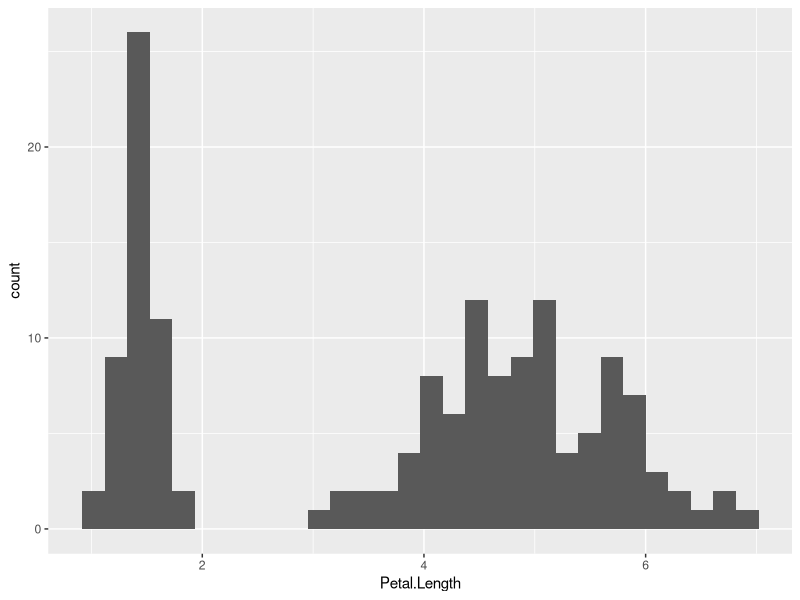

Source code (R): (Note: this script raises an error after producing the figure.)
## ---- chunk 1
knitr::opts_chunk$set(echo = TRUE)
library(tidyverse)

gild <- function(code){
 
  sliderInput("bins", "Number of bins:", 30, min = 1, max = 50)
  
  renderPlot({
    x    = faithful[, 2]  # Old Faithful Geyser data
    bins = seq(min(x), max(x), length.out = input$bins + 1)
    
    # draw the histogram with the specified number of bins
    hist(x, breaks = bins, col = 'darkgray', border = 'white')
  }) 
  
  
}
## ---- chunk 2
# gild({
#   
#   ggplot(iris, 
#          aes(x = @whatever)
#   ) + geom_histogram()
#   
# })
## ---- chunk 3

  ggplot(iris, 
         aes(x = Petal.Length)  # gild: x = @thing
  ) + geom_histogram()

## ---- chunk 4
#gild()
## ---- chunk 5
  sliderInput("bins", "Number of bins:", 30, min = 1, max = 50)
  
  renderPlot({
    x    = faithful[, 2]  # Old Faithful Geyser data
    bins = seq(min(x), max(x), length.out = input$bins + 1)
    
    # draw the histogram with the specified number of bins
    hist(x, breaks = bins, col = 'darkgray', border = 'white')
  }) 
## ---- chunk 6
p <- ggplot(iris, aes(x = Petal.Width))

app <- create_basic("my_app")


app <- app %>% add_plot()
